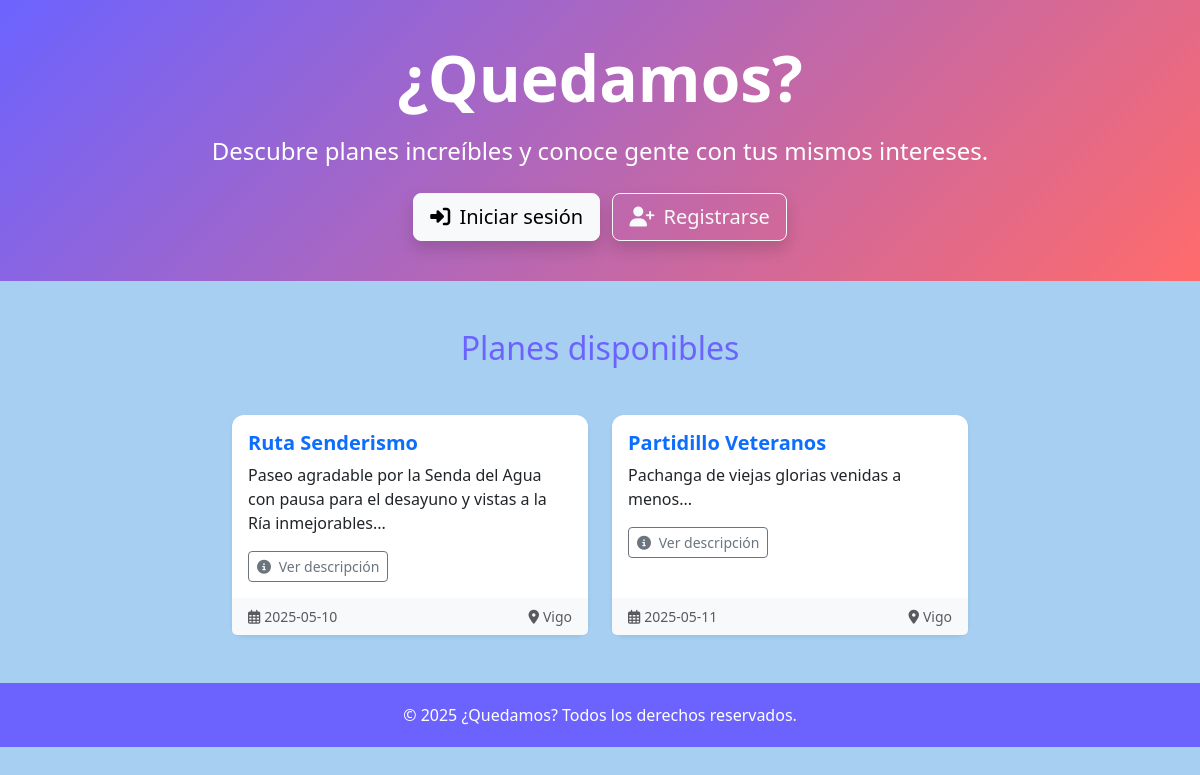
/, run on an earlier commit of the app's database.
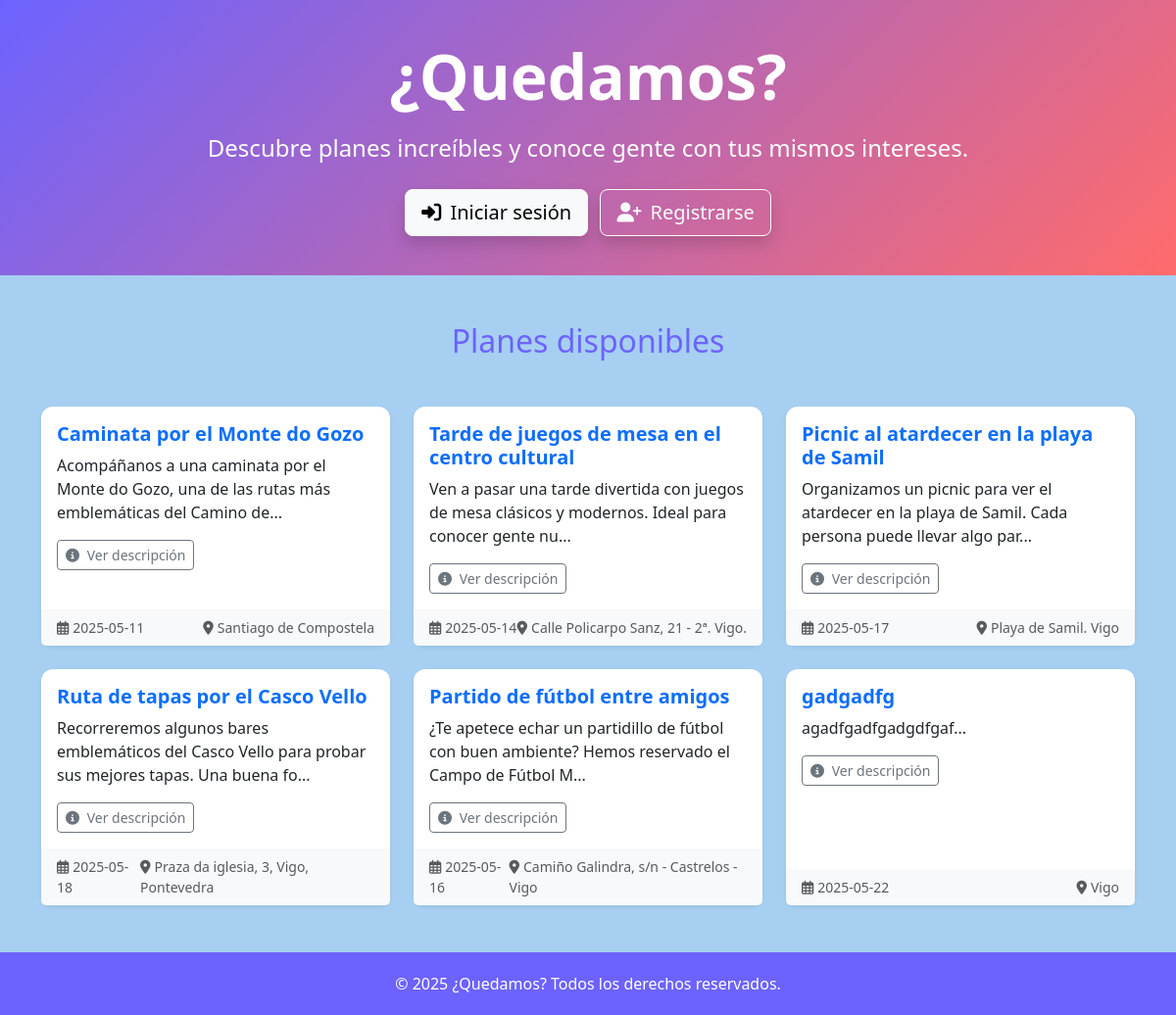
And on a later commit of the database.
### tables this page shows
CREATE TABLE `planes` (
  `id` int(11) NOT NULL AUTO_INCREMENT,
  `titulo` varchar(255) DEFAULT NULL,
  `descripcion` text DEFAULT NULL,
  `fecha` date DEFAULT NULL,
  `lugar` varchar(255) DEFAULT NULL,
  `capacidad` int(11) DEFAULT NULL,
  `creador_id` int(11) DEFAULT NULL,
  PRIMARY KEY (`id`),
  KEY `creador_id` (`creador_id`),
  CONSTRAINT `planes_ibfk_1` FOREIGN KEY (`creador_id`) REFERENCES `usuarios` (`id`)
);

### index.php (the view, shortened to what this page needs)
<?php
require 'includes/db.php';
$stmt = $pdo->prepare('SELECT id, titulo, descripcion, fecha, lugar FROM planes');
$stmt->execute();
$planes = $stmt->fetchAll();
?>
<!DOCTYPE html>
<html lang="es">
<head>
    <link href="https://cdn.jsdelivr.net/npm/bootstrap@5.3.2/dist/css/bootstrap.min.css" rel="stylesheet">
    <link rel="stylesheet" href="https://cdnjs.cloudflare.com/ajax/libs/font-awesome/6.5.0/css/all.min.css">
    <link rel="stylesheet" href="css/index.css">
</head>
<body>
    <section class="hero-section text-white d-flex align-items-center justify-content-center">
        <div class="text-center">
            <h1 class="display-3 fw-bold mb-3">¿Quedamos?</h1>
            <p class="lead fs-4 mb-4">Descubre planes increíbles y conoce gente con tus mismos intereses.</p>
            <div>
                <a href="login.php" class="btn btn-light btn-lg me-2 mb-2 d-md-inline-block mb-md-0 shadow"><i class="fas fa-sign-in-alt me-1"></i> Iniciar sesión</a>
                <a href="register.php" class="btn btn-outline-light btn-lg d-md-inline-block shadow"><i class="fas fa-user-plus me-1"></i> Registrarse</a>
            </div>
        </div>
    </section>
    <section class="container my-5">
        <h2 class="text-center text-acento mb-5">Planes disponibles</h2>
        <?php if ($planes): ?>
            <div class="row g-4 justify-content-center">
                <?php foreach ($planes as $plan): ?>
                    <div class="col-md-6 col-lg-4">
                        <div class="card h-100 shadow-sm border-0">
                            <div class="card-body">
                                <h5 class="card-title text-primary fw-bold"><?= htmlspecialchars($plan['titulo']) ?></h5>
                                <p class="card-text"><?= htmlspecialchars(substr($plan['descripcion'], 0, 100)) ?>...</p>
                                <button type="button" class="btn btn-sm btn-outline-secondary" data-bs-toggle="modal"
                                    data-bs-target="#modalDescripcion<?= $plan['id'] ?>">
                                    <i class="fas fa-info-circle me-1"></i> Ver descripción
                                </button>
                            </div>
                            <div class="card-footer bg-light text-muted small d-flex justify-content-between">
                                <span><i class="far fa-calendar-alt me-1"></i><?= htmlspecialchars($plan['fecha']) ?></span>
                                <span><i class="fas fa-map-marker-alt me-1"></i><?= htmlspecialchars($plan['lugar']) ?></span>
                            </div>
                        </div>
                    </div>
                <?php endforeach; ?>
            </div>
        <?php else: ?>
            <p class="text-center text-muted">No hay planes disponibles en este momento.</p>
        <?php endif; ?>
    </section>
    <footer class="footer">
        &copy; <?= date('Y') ?> ¿Quedamos? Todos los derechos reservados.
    </footer>
</body>
</html>

What changed in the data, as far as the page shows it:
removed planes: titulo "Ruta Senderismo", descripcion "Paseo agradable por la Senda del Agua con pausa para el desayuno y vistas a la Ría inmejorables", fecha "2025-05-10", lugar "Vigo"
removed planes: titulo "Partidillo Veteranos", descripcion "Pachanga de viejas glorias venidas a menos", fecha "2025-05-11", lugar "Vigo"
added planes: titulo "Caminata por el Monte do Gozo", descripcion "Acompáñanos a una caminata por el Monte do Gozo, una de las rutas más emblemáticas del Camino de", fecha "2025-05-11", lugar "Santiago de Compostela"
added planes: titulo "Tarde de juegos de mesa en el centro cultural", descripcion "Ven a pasar una tarde divertida con juegos de mesa clásicos y modernos. Ideal para conocer gente nu", fecha "2025-05-14", lugar "Calle Policarpo Sanz, 21 - 2ª. Vigo."
added planes: titulo "Picnic al atardecer en la playa de Samil", descripcion "Organizamos un picnic para ver el atardecer en la playa de Samil. Cada persona puede llevar algo par", fecha "2025-05-17", lugar "Playa de Samil. Vigo"
added planes: titulo "Ruta de tapas por el Casco Vello", descripcion "Recorreremos algunos bares emblemáticos del Casco Vello para probar sus mejores tapas. Una buena fo", fecha "2025-05-18", lugar "Praza da iglesia, 3, Vigo, Pontevedra"
added planes: titulo "Partido de fútbol entre amigos", descripcion "¿Te apetece echar un partidillo de fútbol con buen ambiente? Hemos reservado el Campo de Fútbol M", fecha "2025-05-16", lugar "Camiño Galindra, s/n - Castrelos - Vigo"
added planes: titulo "gadgadfg", descripcion "agadfgadfgadgdfgaf", fecha "2025-05-22", lugar "Vigo"
